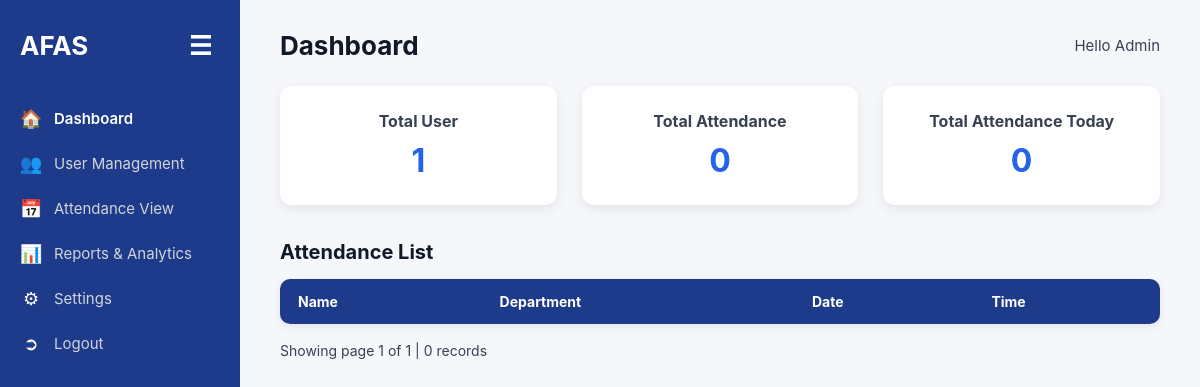
Before: /dashboard (signed in) with the older database file.
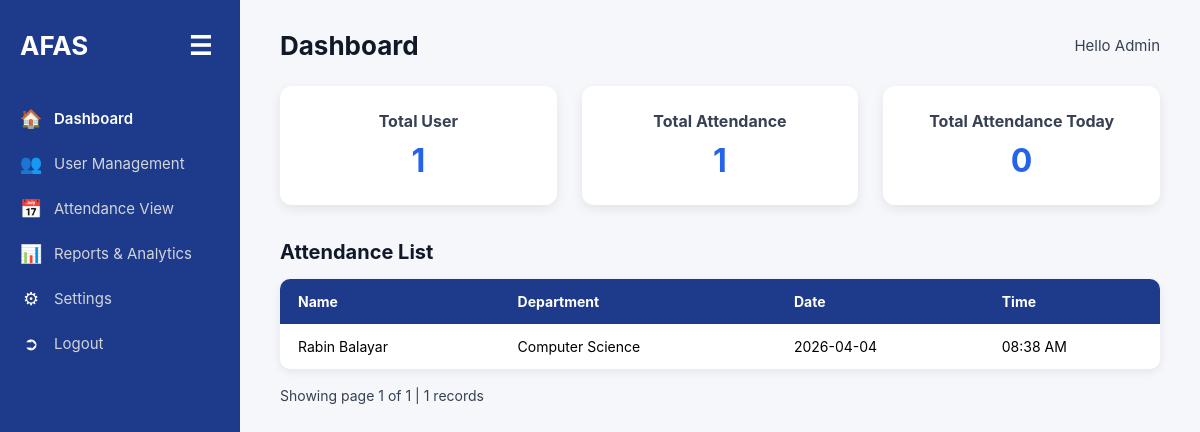
After: the same page with the newer database file.
### models.py (models this page shows, shortened)
class AttendanceLog(db.Model):
    __tablename__ = "attendance_logs"
    id = db.Column(db.Integer, primary_key=True)
    user_id = db.Column(db.Integer, db.ForeignKey("users.id"), nullable=False, index=True)
    day = db.Column(db.String(10), nullable=False, index=True)  # YYYY-MM-DD
    timestamp = db.Column(db.DateTime, default=dt.datetime.utcnow, nullable=False)
    status = db.Column(db.String(50), nullable=False, default="present")
    score = db.Column(db.Float, nullable=False)
    __table_args__ = (
        db.UniqueConstraint("user_id", "day", name="uq_attendance_user_day"),
    )

class User(db.Model):
    __tablename__ = "users"
    id = db.Column(db.Integer, primary_key=True)
    name = db.Column(db.String(150), nullable=False)
    sex = db.Column(db.String(10))
    role = db.Column(db.String(20), nullable=False)  # student/teacher/admin
    department = db.Column(db.String(100))
    student_id = db.Column(db.String(50), unique=True)
    teacher_id = db.Column(db.String(50), unique=True)
    admin_id = db.Column(db.String(50), unique=True)
    email = db.Column(db.String(255), unique=True, nullable=False)
    is_active = db.Column(db.Boolean, nullable=False, default=True)
    created_at = db.Column(db.DateTime, default=dt.datetime.utcnow, nullable=False)

### app.py (the view)
    @app.get("/dashboard")
    @login_required
    def dashboard():
        page = max(request.args.get("page", default=1, type=int), 1)
        per_page = 20
        total_users = User.query.count()
        total_students = User.query.filter_by(role="student").count()
        total_attendance = AttendanceLog.query.count()
        today = dt.date.today().isoformat()
        today_present = AttendanceLog.query.filter_by(day=today).count()
        q = (
            db.session.query(AttendanceLog, User)
            .join(User, User.id == AttendanceLog.user_id)
            .order_by(AttendanceLog.timestamp.desc())
        )
        total_pages = max((total_attendance + per_page - 1) // per_page, 1)
        if page > total_pages:
            page = total_pages
        rows = q.offset((page - 1) * per_page).limit(per_page).all()
        attendance = []
        for log, user in rows:
            ny_tz = ZoneInfo("America/New_York")
            ts = log.timestamp
            ts_utc = ts.replace(tzinfo=dt.timezone.utc)
            ts_ny = ts_utc.astimezone(ny_tz)
            attendance.append({
                "name": user.name,
                "department": user.department or "",
                "date": ts_ny.strftime("%Y-%m-%d"),
                "time": ts_ny.strftime("%I:%M %p"),
            })
        return render_template(
            "dashboard.html",
            total_users=total_users,
            total_students=total_students,
            total_attendance=total_attendance,
            today=today,
            today_present=today_present,
            attendance=attendance,
            page=page,
            per_page=per_page,
            total_pages=total_pages,
            role=session.get("portal_role"),
            active="dashboard",
        )

### auth.py (called while the page is built)
def login_required(view):
    @wraps(view)
    def wrapped(*args, **kwargs):
        if not session.get("portal_user_id"):
            return redirect(url_for("login", next=request.path))
        return view(*args, **kwargs)
    return wrapped

### templates/dashboard.html (shortened to what this page needs)
{% extends "layout.html" %}
{% block content %}
<div class="topbar">
    <h2>Dashboard</h2>
    <div class="profile">Hello {{ display_name }}</div>
</div>
<div class="card-grid">
    <div class="card">
        <h3>Total User</h3>
        <p>{{ total_users }}</p>
    </div>
    <div class="card">
        <h3>Total Attendance</h3>
        <p>{{ total_attendance }}</p>
    </div>
    <div class="card">
        <h3>Total Attendance Today</h3>
        <p>{{ today_present }}</p>
    </div>
</div>
<div class="section">
    <h3>Attendance List</h3>
    <table class="styled-table">
        <thead>
            <tr>
                <th>Name</th>
                <th>Department</th>
                <th>Date</th>
                <th>Time</th>
            </tr>
        </thead>
        <tbody>
            {% for row in attendance %}
            <tr>
                <td>{{ row.name }}</td>
                <td>{{ row.department }}</td>
                <td>{{ row.date }}</td>
                <td>{{ row.time }}</td>
            </tr>
            {% endfor %}
        </tbody>
    </table>
    <div class="pagination">
        <span>Showing page {{ page }} of {{ total_pages }} | {{ total_attendance }} records</span>
    </div>
</div>
{% endblock %}

### templates/layout.html (shortened to what this page needs)
<!DOCTYPE html>
<html lang="en">
<head>
    <link rel="stylesheet" href="{{ url_for('static', filename='css/afas.css') }}">
</head>
<body>
<div class="sidebar">
    <div class="sidebar-header">
        <h1>AFAS</h1>
        <button
            id="toggle-sidebar"
            class="sidebar-toggle"
            type="button"
            aria-label="Collapse sidebar"
            aria-expanded="true"
        >
            &#9776;
        </button>
    </div>
    <a href="/dashboard" class="{% if active=='dashboard' %}active{% endif %}">
        <span class="nav-icon" aria-hidden="true">&#127968;</span>
        <span class="nav-label">Dashboard</span>
    </a>
    <a href="{{ portal_url('users') }}" class="{% if active=='users' %}active{% endif %}">
        <span class="nav-icon" aria-hidden="true">&#128101;</span>
        <span class="nav-label">User Management</span>
    </a>
    <a href="/attendance" class="{% if active=='attendance' %}active{% endif %}">
        <span class="nav-icon" aria-hidden="true">&#128197;</span>
        <span class="nav-label">Attendance View</span>
    </a>
    <a href="{{ portal_url('reports') }}" class="{% if active=='reports' %}active{% endif %}">
        <span class="nav-icon" aria-hidden="true">&#128202;</span>
        <span class="nav-label">Reports & Analytics</span>
    </a>
    <a href="{{ portal_url('settings') }}" class="{% if active=='settings' %}active{% endif %}">
        <span class="nav-icon" aria-hidden="true">&#9881;</span>
        <span class="nav-label">Settings</span>
    </a>
    <a href="/logout">
        <span class="nav-icon" aria-hidden="true">&#10162;</span>
        <span class="nav-label">Logout</span>
    </a>
</div>
<div class="main-content">
    {% block content %}{% endblock %}
</div>
</body>
</html>

### static/css/afas.css (style rules this page uses)
* { margin: 0; padding: 0; box-sizing: border-box; font-family: "Inter", Arial, sans-serif; }
body { background: #f5f7fa; display: flex; min-height: 100vh; }
.sidebar { width: 240px; background: #1e3a8a; color: white; padding: 25px 20px; transition: width 0.25s ease, padding 0.25s ease; overflow: hidden; }
.sidebar h1 { font-size: 26px; }
.sidebar a { display: flex; align-items: center; gap: 12px; color: #d1d5db; text-decoration: none; padding: 12px 0; font-size: 15px; transition: color 0.2s ease, opacity 0.2s ease; white-space: nowrap; }
.sidebar a:hover, .sidebar .active { color: white; font-weight: 600; }
.nav-icon { display: inline-flex; align-items: center; justify-content: center; width: 22px; font-size: 18px; flex-shrink: 0; color: white; }
.nav-label { overflow: hidden; text-overflow: ellipsis; }
.sidebar-header { display: flex; justify-content: space-between; align-items: center; margin-bottom: 30px; }
.sidebar-toggle { background: none; border: none; color: white; font-size: 26px; cursor: pointer; padding: 5px 8px; border-radius: 4px; transition: background 0.2s ease; }
.main-content { flex: 1; padding: 30px 40px; min-width: 0; }
.topbar { display: flex; justify-content: space-between; align-items: center; margin-bottom: 25px; }
.topbar h2 { font-size: 26px; color: #111827; }
.profile { font-size: 15px; color: #374151; }
.card-grid { display: grid; grid-template-columns: repeat(3, 1fr); gap: 25px; margin-bottom: 35px; }
.card { background: white; padding: 25px; border-radius: 12px; box-shadow: 0 4px 12px rgba(0,0,0,0.08); text-align: center; }
.card h3 { font-size: 16px; color: #374151; margin-bottom: 10px; }
.card p { font-size: 32px; font-weight: 700; color: #2563eb; }
.section h3 { font-size: 20px; margin-bottom: 15px; color: #111827; }
.styled-table { width: 100%; border-collapse: collapse; background: white; border-radius: 10px; overflow: hidden; box-shadow: 0 3px 10px rgba(0,0,0,0.07); }
.styled-table thead { background: #1e3a8a; color: white; }
.styled-table th, .styled-table td { padding: 14px 18px; text-align: left; font-size: 14px; }
button { padding: 12px; background: #2563eb; color: white; border: none; border-radius: 8px; font-size: 15px; font-weight: 600; cursor: pointer; transition: 0.2s; }
.pagination { margin-top: 18px; font-size: 14px; color: #374151; display: flex; justify-content: space-between; align-items: center; gap: 16px; flex-wrap: wrap; }

Changed rows visible on the page:
added AttendanceLog: name "Rabin Balayar", department "Computer Science", date "2026-04-04", time "08:38 AM"
Other visible differences:
{{ total_attendance }}: "0" → "1"
